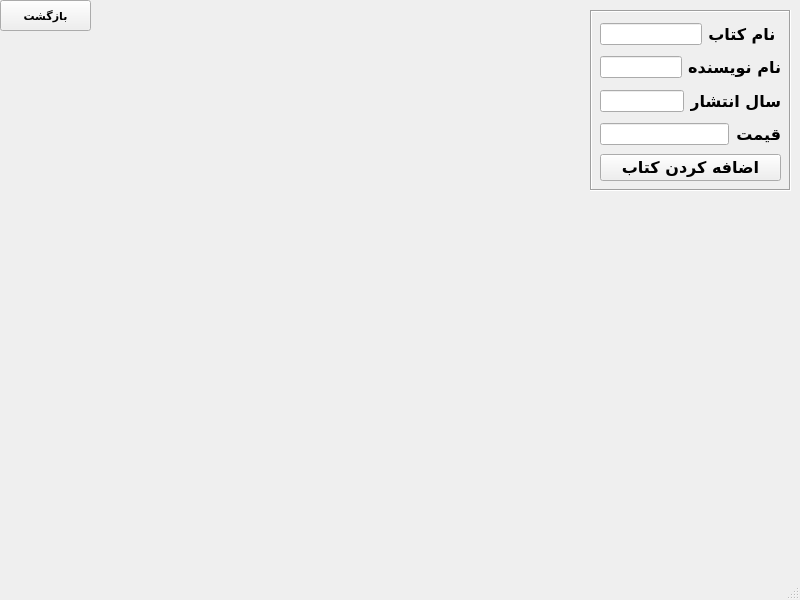
<?xml version="1.0" encoding="UTF-8"?>
<ui version="4.0">
 <class>AcountantWindow</class>
 <widget class="QMainWindow" name="AcountantWindow">
  <property name="geometry">
   <rect>
    <x>0</x>
    <y>0</y>
    <width>800</width>
    <height>600</height>
   </rect>
  </property>
  <property name="windowTitle">
   <string>MainWindow</string>
  </property>
  <widget class="QWidget" name="centralwidget">
   <widget class="QPushButton" name="back_btn">
    <property name="geometry">
     <rect>
      <x>0</x>
      <y>0</y>
      <width>91</width>
      <height>31</height>
     </rect>
    </property>
    <property name="font">
     <font>
      <family>Arial</family>
      <pointsize>8</pointsize>
      <weight>75</weight>
      <bold>true</bold>
     </font>
    </property>
    <property name="text">
     <string>بازگشت</string>
    </property>
    <property name="icon">
     <iconset>
      <normaloff>../pics/back_1.png</normaloff>../pics/back_1.png</iconset>
    </property>
    <property name="iconSize">
     <size>
      <width>32</width>
      <height>32</height>
     </size>
    </property>
   </widget>
   <widget class="QFrame" name="frame">
    <property name="geometry">
     <rect>
      <x>590</x>
      <y>10</y>
      <width>201</width>
      <height>181</height>
     </rect>
    </property>
    <property name="frameShape">
     <enum>QFrame::Box</enum>
    </property>
    <property name="frameShadow">
     <enum>QFrame::Sunken</enum>
    </property>
    <widget class="QWidget" name="">
     <property name="geometry">
      <rect>
       <x>10</x>
       <y>10</y>
       <width>181</width>
       <height>161</height>
      </rect>
     </property>
     <layout class="QVBoxLayout" name="verticalLayout_2">
      <item>
       <layout class="QVBoxLayout" name="verticalLayout">
        <item>
         <layout class="QHBoxLayout" name="horizontalLayout">
          <item>
           <widget class="QLineEdit" name="title_lineEdit"/>
          </item>
          <item>
           <widget class="QLabel" name="title_label">
            <property name="font">
             <font>
              <family>Berlin Sans FB</family>
              <pointsize>12</pointsize>
              <weight>75</weight>
              <bold>true</bold>
             </font>
            </property>
            <property name="text">
             <string> نام کتاب</string>
            </property>
           </widget>
          </item>
         </layout>
        </item>
        <item>
         <layout class="QHBoxLayout" name="horizontalLayout_2">
          <item>
           <widget class="QLineEdit" name="title_lineEdit_2"/>
          </item>
          <item>
           <widget class="QLabel" name="title_label_2">
            <property name="font">
             <font>
              <family>Berlin Sans FB</family>
              <pointsize>12</pointsize>
              <weight>75</weight>
              <bold>true</bold>
             </font>
            </property>
            <property name="text">
             <string>نام نویسنده</string>
            </property>
           </widget>
          </item>
         </layout>
        </item>
        <item>
         <layout class="QHBoxLayout" name="horizontalLayout_3">
          <item>
           <widget class="QLineEdit" name="title_lineEdit_3"/>
          </item>
          <item>
           <widget class="QLabel" name="title_label_3">
            <property name="font">
             <font>
              <family>Berlin Sans FB</family>
              <pointsize>12</pointsize>
              <weight>75</weight>
              <bold>true</bold>
             </font>
            </property>
            <property name="text">
             <string>سال انتشار</string>
            </property>
           </widget>
          </item>
         </layout>
        </item>
        <item>
         <layout class="QHBoxLayout" name="horizontalLayout_4">
          <item>
           <widget class="QLineEdit" name="title_lineEdit_4"/>
          </item>
          <item>
           <widget class="QLabel" name="title_label_4">
            <property name="font">
             <font>
              <family>Berlin Sans FB</family>
              <pointsize>12</pointsize>
              <weight>75</weight>
              <bold>true</bold>
             </font>
            </property>
            <property name="text">
             <string>قیمت</string>
            </property>
           </widget>
          </item>
         </layout>
        </item>
       </layout>
      </item>
      <item>
       <widget class="QPushButton" name="addBook_btn">
        <property name="font">
         <font>
          <family>Berlin Sans FB</family>
          <pointsize>12</pointsize>
          <weight>75</weight>
          <bold>true</bold>
         </font>
        </property>
        <property name="text">
         <string>اضافه کردن کتاب</string>
        </property>
        <property name="icon">
         <iconset>
          <normaloff>../pics/addBook.png</normaloff>../pics/addBook.png</iconset>
        </property>
        <property name="iconSize">
         <size>
          <width>32</width>
          <height>32</height>
         </size>
        </property>
       </widget>
      </item>
     </layout>
    </widget>
    <zorder></zorder>
    <zorder></zorder>
   </widget>
  </widget>
  <widget class="QMenuBar" name="menubar">
   <property name="geometry">
    <rect>
     <x>0</x>
     <y>0</y>
     <width>800</width>
     <height>21</height>
    </rect>
   </property>
  </widget>
  <widget class="QStatusBar" name="statusbar"/>
 </widget>
 <resources/>
 <connections/>
</ui>
